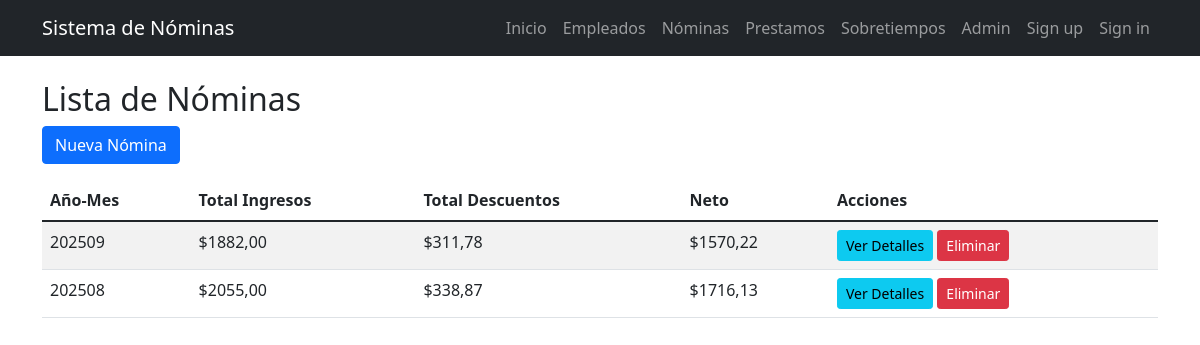
Page /nominas/ on the committed database.
### nomina/models.py (models this page shows, shortened)
class Nomina(models.Model):
    aniomes = models.CharField(max_length=6)
    tot_ing = models.DecimalField(max_digits=12, decimal_places=2, default=0)
    tot_des = models.DecimalField(max_digits=12, decimal_places=2, default=0)
    neto = models.DecimalField(max_digits=12, decimal_places=2, default=0)

### nomina/views.py (the view)
# urls.py: path('nominas/', views.nomina_list, name='nomina_list'),
def nomina_list(request):
    nominas = Nomina.objects.all().order_by("-aniomes")
    paginator = Paginator(nominas, 10)
    page_number = request.GET.get("page")
    page_obj = paginator.get_page(page_number)
    return render(request, "nomina/nomina_list.html", {"page_obj": page_obj})

### nomina/templates/nomina/nomina_list.html (shortened to what this page needs)
{% extends 'nomina/base.html' %}
{% block content %}
<h2>Lista de Nóminas</h2>
<a href="{% url 'nomina_create' %}" class="btn btn-primary mb-3">Nueva Nómina</a>
<table class="table table-striped">
    <thead>
        <tr>
            <th>Año-Mes</th>
            <th>Total Ingresos</th>
            <th>Total Descuentos</th>
            <th>Neto</th>
            <th>Acciones</th>
        </tr>
    </thead>
    <tbody>
        {% for nomina in page_obj %}
        <tr>
            <td>{{ nomina.aniomes }}</td>
            <td>${{ nomina.tot_ing }}</td>
            <td>${{ nomina.tot_des }}</td>
            <td>${{ nomina.neto }}</td>
            <td>
                <a href="{% url 'nomina_detail' nomina.pk %}" class="btn btn-sm btn-info">Ver Detalles</a>
                <a href="{% url 'nomina_delete' nomina.pk %}" class="btn btn-sm btn-danger">Eliminar</a>
            </td>
        </tr>
        {% endfor %}
    </tbody>
</table>
{% endblock %}

### rows in the picture
Nomina: aniomes "202509", tot_ing "1882,00", tot_des "311,78", neto "1570,22"
Nomina: aniomes "202508", tot_ing "2055,00", tot_des "338,87", neto "1716,13"
